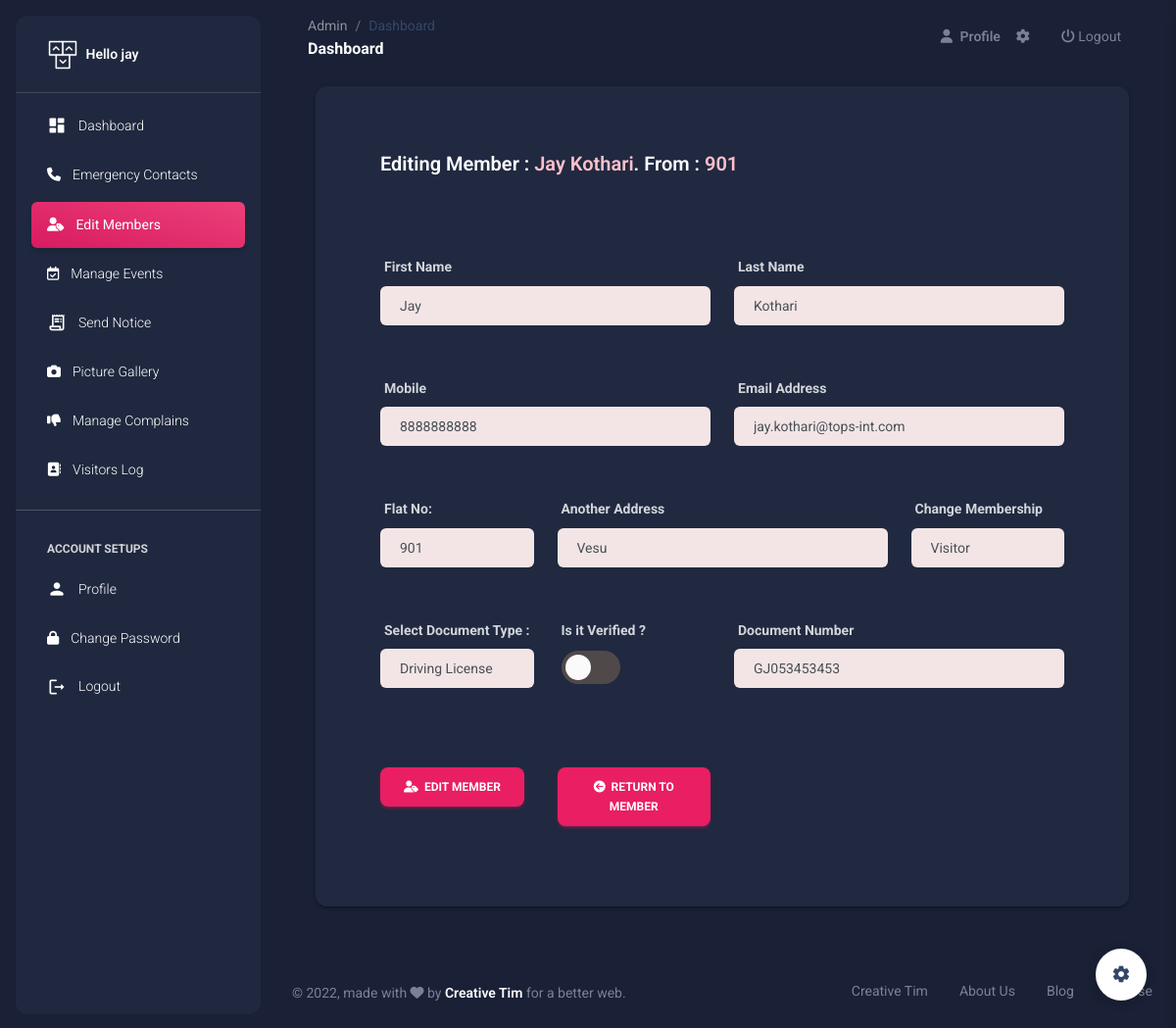
/Sec/edit-member/3 (signed in), run on an earlier commit of the app's database.
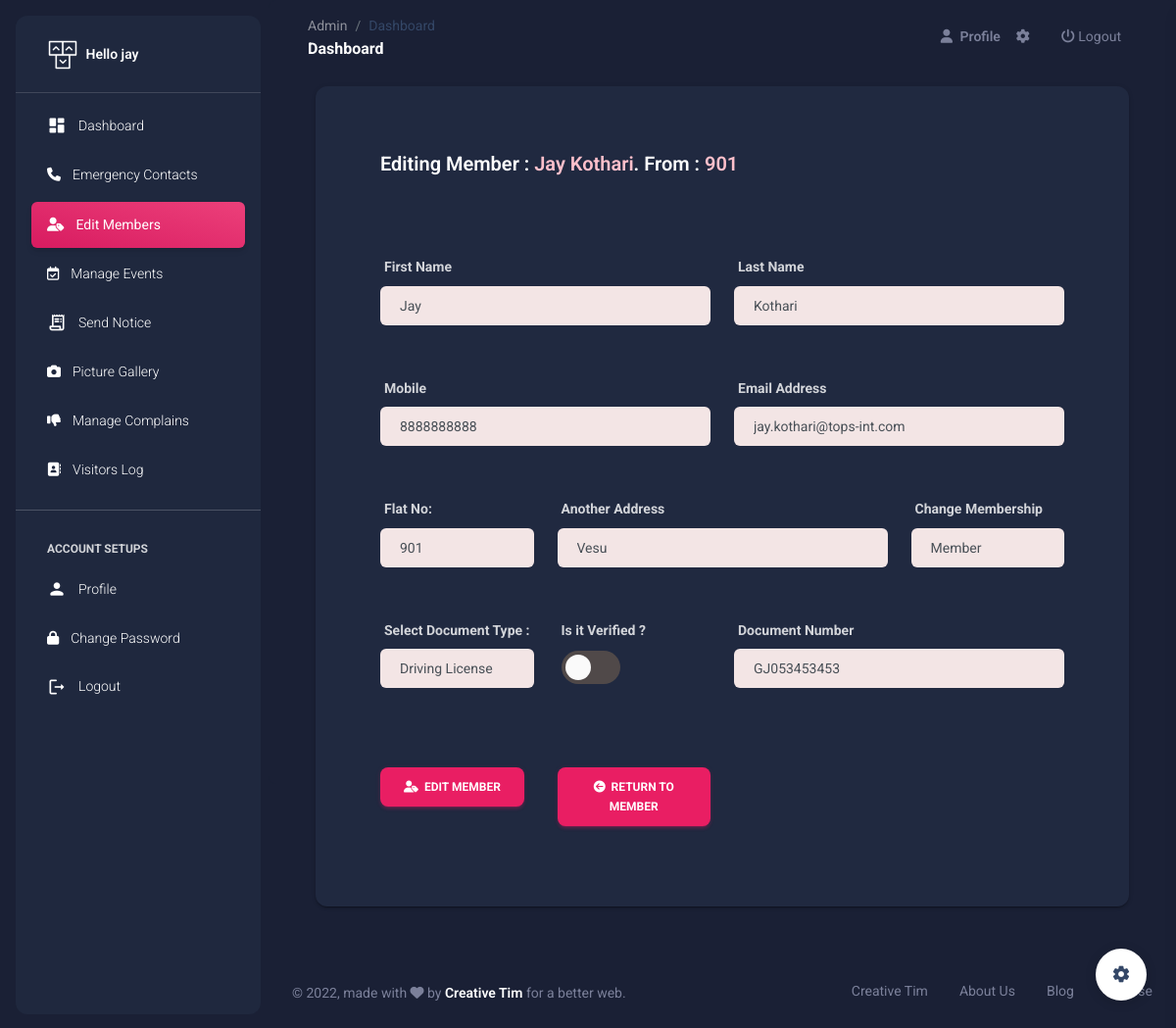
And on a later commit of the database.
### MemberApp/models.py (models this page shows, shortened)
class Member(models.Model):
    doc_choice = (
        ('Aadhar','Aadhar'),
        ('PAN','PAN'),
        ('DL','DL'),
        ('Other','Other'),
    )
    uid = models.ForeignKey(SecUser,on_delete=models.CASCADE,null=True)
    fname = models.CharField(max_length=20)
    lname = models.CharField(max_length=20)
    email = models.EmailField(unique=True)
    mobile = models.CharField(max_length=15)
    doc = models.CharField(max_length=30,choices=doc_choice)
    doc_number = models.CharField(max_length=20)
    flat_no = models.CharField(max_length=10)
    address = models.TextField()
    password = models.CharField(max_length=20)
    pic = models.FileField(upload_to='member',default='avatar.png')
    verify = models.BooleanField(default=False)
    role = models.CharField(max_length=20,default='member')
    created_at = models.DateTimeField(auto_now_add=True)

### SecApp/views.py (the view, shortened to what this page needs)
# urls.py: path('edit-member/<int:pk>',views.edit_member, name='edit-member'),
def edit_member(request,pk):
    uid = SecUser.objects.get(email=request.session['email'])
    member = mm.Member.objects.get(id=pk)
    return render(request,'edit-member.html',{'uid':uid,'member':member})

### SecApp/templates/edit-member.html (shortened to what the changed rows need)
{% extends 'sec-header.html' %}
{% load static %}
{% block content %}
<br><br><br>
<div class="container-fluid px-2 px-md-4">
    <div class="card card-body mx-3 mx-md-4 mt-n6">
      <div class="row gx-4 mb-2">
        <div class="col-auto my-auto">
          <div class="h-100">
            <h5 class="mb-1" style="margin-left: 50px; margin-top: 50px;">
              Editing Member : <span style="color: pink;"> {{member.fname}} {{member.lname}}</span>. From : <span style="color: pink;">{{member.flat_no}}</span>
            </h5>
          </div>
        </div>
      </div>
      <div style="margin: 50px;">
      <form action="{% url 'edit-member' member.id %}" method="POST">
        <div class="row">
            <div class="form-group col-6">
                <label for="exampleInputPassword1"><b>First Name</b></label>
                <input type="text" class="form-control" value="{{member.fname}}" style="background-color: rgb(243, 229, 229); padding-left: 20px;" name="fname" id="exampleInputPassword1" placeholder="Member's First Name..." required>
            </div>
            <div class="form-group col-6">
                <label for="exampleInputPassword1"><b>Last Name</b></label>
                <input type="text" class="form-control" value="{{member.lname}}" style="background-color: rgb(243, 229, 229); padding-left: 20px;" name="lname" id="exampleInputPassword1" placeholder="Member's Last Name..." required>
            </div>
        </div><br><br>
        <div class="row">
            <div class="form-group col-6">
                <label for="exampleInputPassword1"><b>Mobile</b></label>
                <input type="text" class="form-control" value="{{member.mobile}}" style="background-color: rgb(243, 229, 229); padding-left: 20px;" name="mobile" id="exampleInputPassword1" placeholder="Member's Mobile..." required>
            </div>
            <div class="form-group col-6">
                <label for="exampleInputEmail1"><b>Email Address</b></label>
                <input type="email" name="email"  class="form-control" value="{{member.email}}" id="exampleInputEmail1" style="background-color: rgb(243, 229, 229); padding-left: 20px;" aria-describedby="emailHelp" required placeholder="Member's Email">
            </div>
        </div><br><br>
        <div class="row">
            <div class="form-group col-3">
                <label for="exampleInputPassword1"><b>Flat No:</b></label>
                <input type="text" class="form-control" value="{{member.flat_no}}" style="background-color: rgb(243, 229, 229); padding-left: 20px;" name="flat_no" id="exampleInputPassword1" placeholder="Member's Flat Number..." required>
            </div>
            <div class="form-group col-6">
                <label for="exampleInputEmail1"><b>Another Address</b></label>
                <input type="text" name="address"  class="form-control" value="{{member.address}}" id="exampleInputEmail1" style="background-color: rgb(243, 229, 229); padding-left: 20px;" aria-describedby="emailHelp" required placeholder="Member's Another Address">
            </div>
            <div class="form-group col-3">
              <label for="exampleInputEmail1"><b>Change Membership</b></label>
              <select name="role" style="background-color: rgb(243, 229, 229); padding-left: 20px;" class="form-control" id=""  required>
                {% if member.role == "member" %}
                <option value="member" selected>Member</option>
                {% elif member.role == 'visitor' %}
                <option value="visitor" selected>Visitor</option>
                {% endif %}
            </select>
          </div>
        </div><br><br>
        <div class="row">
            <div class="form-group col-3">
                <label for="exampleInputEmail1"><b>Select Document Type : </b></label>
                <select name="doc" style="background-color: rgb(243, 229, 229); padding-left: 20px;" class="form-control" id=""  required>
                    {% if member.doc == "Aadhar" %}
                    <option value="Aadhar" selected>Aadhar Card</option>
                    <option value="PAN">PAN number</option>
                    <option value="DL">Driving License</option>
                    <option value="Other">Other</option>
                    {% elif member.doc == 'PAN' %}
                    <option value="Aadhar">Aadhar Card</option>
                    <option value="PAN" selected>PAN number</option>
                    <option value="DL">Driving License</option>
                    <option value="Other">Other</option>
                    {% elif member.doc == 'DL' %}
                    <option value="DL" selected>Driving License</option>
                    {% elif member.doc == 'Other' %}
                    <option value="Aadhar" selected>Aadhar Card</option>
                    <option value="PAN">PAN number</option>
                    <option value="DL">Driving License</option>
                    <option value="Other">Other</option>
                    {% else %}
                    <option value="">--</option>
                    <option value="Aadhar">Aadhar Card</option>
                    <option value="PAN">PAN number</option>
                    <option value="DL">Driving License</option>
                    <option value="Other">Other</option>
                    {% endif %}
                </select>
            </div>
            <div class="form-group col-6">
                <label for="exampleInputPassword1"><b>Document Number</b></label>
                <input type="text" class="form-control" value="{{member.doc_number}}" style="background-color: rgb(243, 229, 229); padding-left: 20px;" name="dnumber" id="exampleInputPassword1" placeholder="Document Number..." required>
            </div>
        </div><br><br><br>
      </form>
        </div>
    </div>
    </div>
    <br><br>
{% endblock %}

What changed in the data, as far as the page shows it:
changed Member "Jay": role "Visitor" → "Member"
